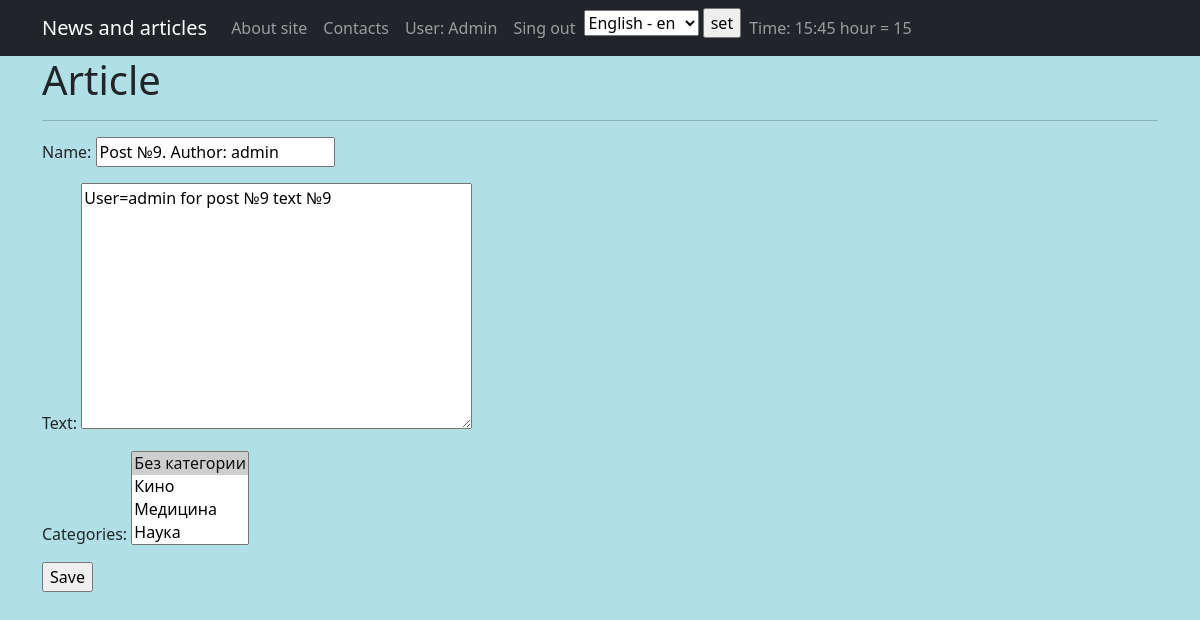
/news/23/edit/ (signed in), run on an earlier commit of the app's database.
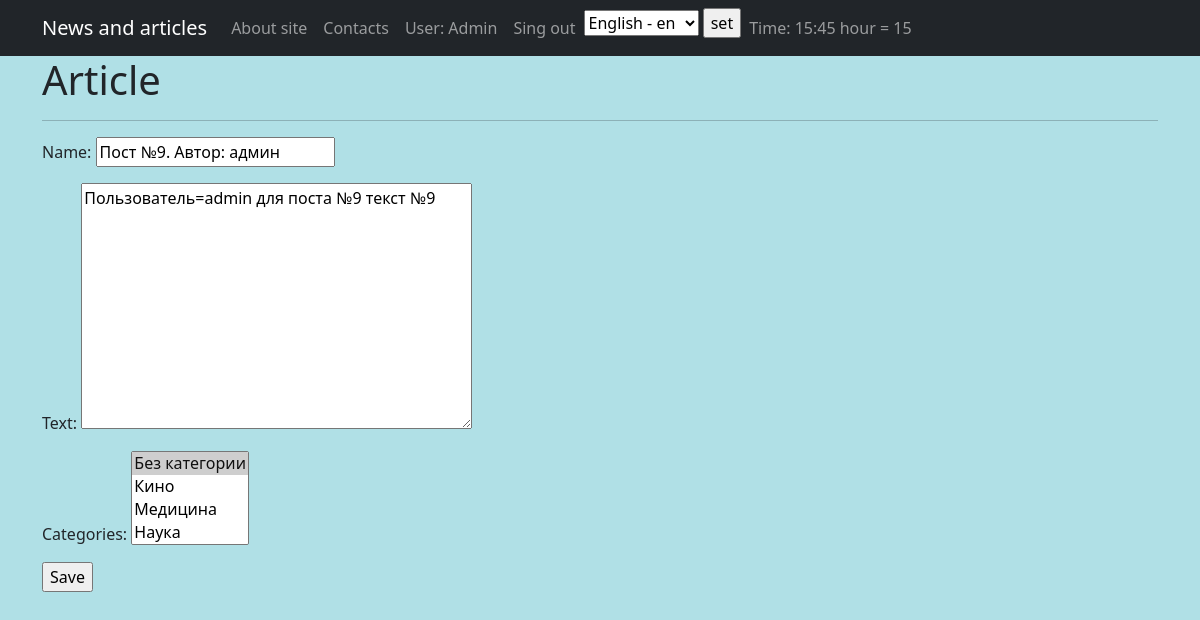
And on a later commit of the database.
### news/models.py (models this page shows, shortened)
class Post(models.Model):
    article = 'A'
    news = 'N'
    POSITIONS = [(article, _('Article')),
                 (news, _('News'))]
    post_type = models.CharField(max_length=1, choices=POSITIONS, default=article, verbose_name=_('Type'))
    time_created = models.DateTimeField(auto_now_add=True, verbose_name=_('Publication date'))
    title = models.CharField(max_length=255, unique=True, verbose_name=_('Name'))
    text = models.TextField(verbose_name=_("Text"))
    rating = models.IntegerField(default=0, verbose_name=_('Rating'))
    author = models.ForeignKey('Author', on_delete=models.CASCADE)
    category = models.ManyToManyField('Category', through='PostCategory', verbose_name=_('Categories'))

### news/views.py (the view)
# urls.py: path('news/<int:pk>/edit/', PostUpdate.as_view(), name='news_edit'),
class PostUpdate(LoginRequiredMixin, PermissionRequiredMixin, UpdateView):
    permission_required = 'news.change_post'
    form_class = PostForm
    model = Post
    template_name = 'post_edit.html'
    def get_context_data(self, **kwargs):
        context = super().get_context_data(**kwargs)
        context['is_not_premium'] = not self.request.user.groups.filter(name='authors').exists()
        return context

### news/forms.py (shortened to what this page needs)
class PostForm(forms.ModelForm):
    class Meta:
        model = Post
        fields = [
            'title',
            'text',
            'category',
        ]

### news/models.py (called while the page is built)
    def __str__(self):
        return f"{self.name.capitalize()}"

### news/templatetags/custom_tags.py (called while the page is built)
@register.simple_tag
def clock(tz):
    clock = datetime.now(pytz.timezone(tz)).strftime("%H:%M")
    hour = int(datetime.now(pytz.timezone(tz)).strftime("%H"))
    return {'clock': clock, 'hour': hour}

### templates/post_edit.html (shortened to what this page needs)
{% extends 'default.html' %}
{% block posts_content %}
  {% load i18n %}
  <h1>
  {% if post_type == "n"%}
    {% trans 'News' %}
  {% else %}
    {% trans 'Article' %}
  {% endif %}
  </h1>
  <hr>
  {% if form %}
    <form action="" method="post">
        {{ form.as_p }}
        <input type="submit" value="Save" />
    </form>
  {% else %}
    <h1>{% trans 'You have exceeded the limit! (no more than 3 posts per day)' %}</h1>
    <h2>{% trans 'Post creation will be available the next day by UTC' %}.</h2>
  {% endif %}
{% endblock posts_content %}

What changed in the data, as far as the page shows it:
changed Post: title "Post №9. Author: admin" → "Пост №9. Автор: админ"; text "User=admin for post №9 text №9" → "Пользователь=admin для поста №9 текст №9"
